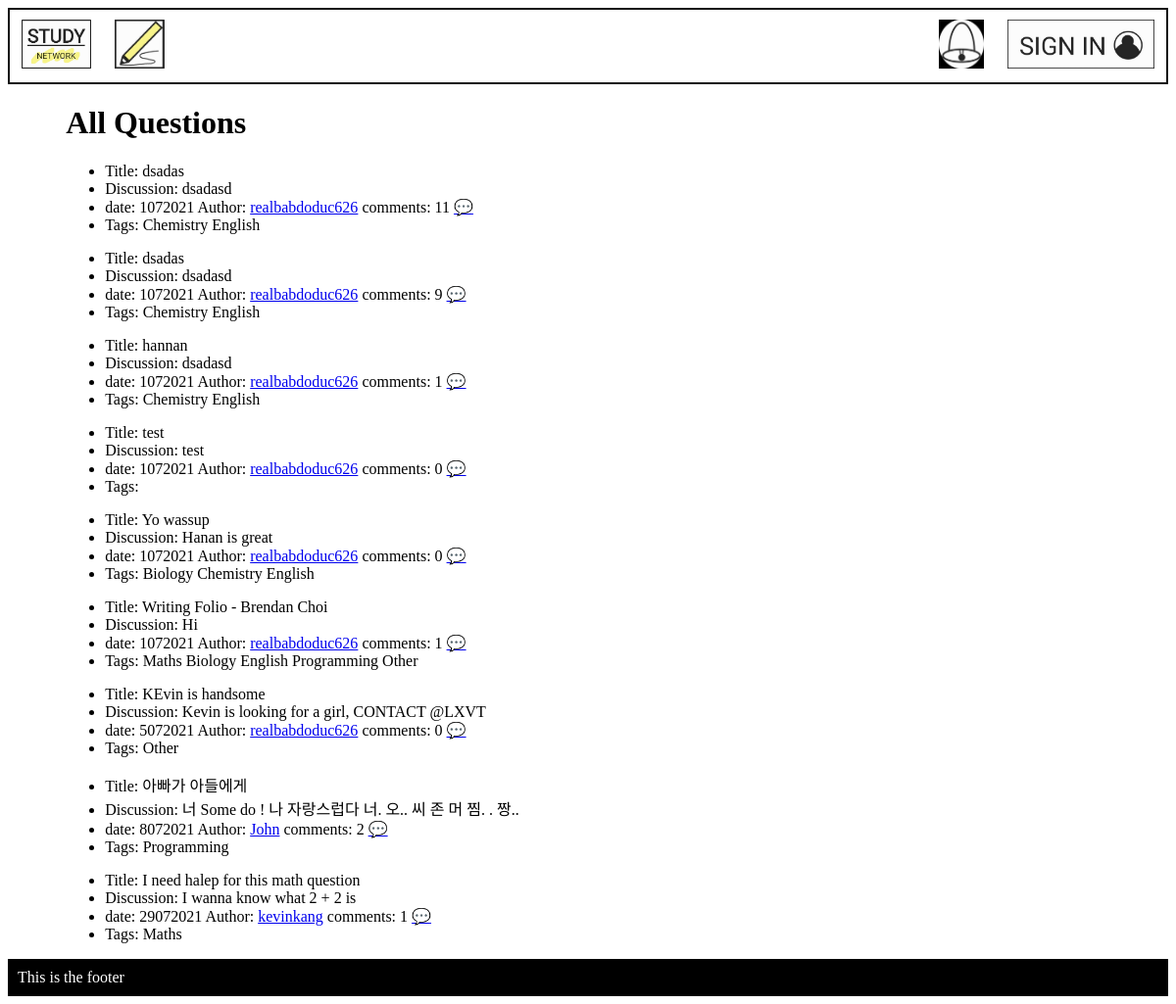
Before: / with the older database file.
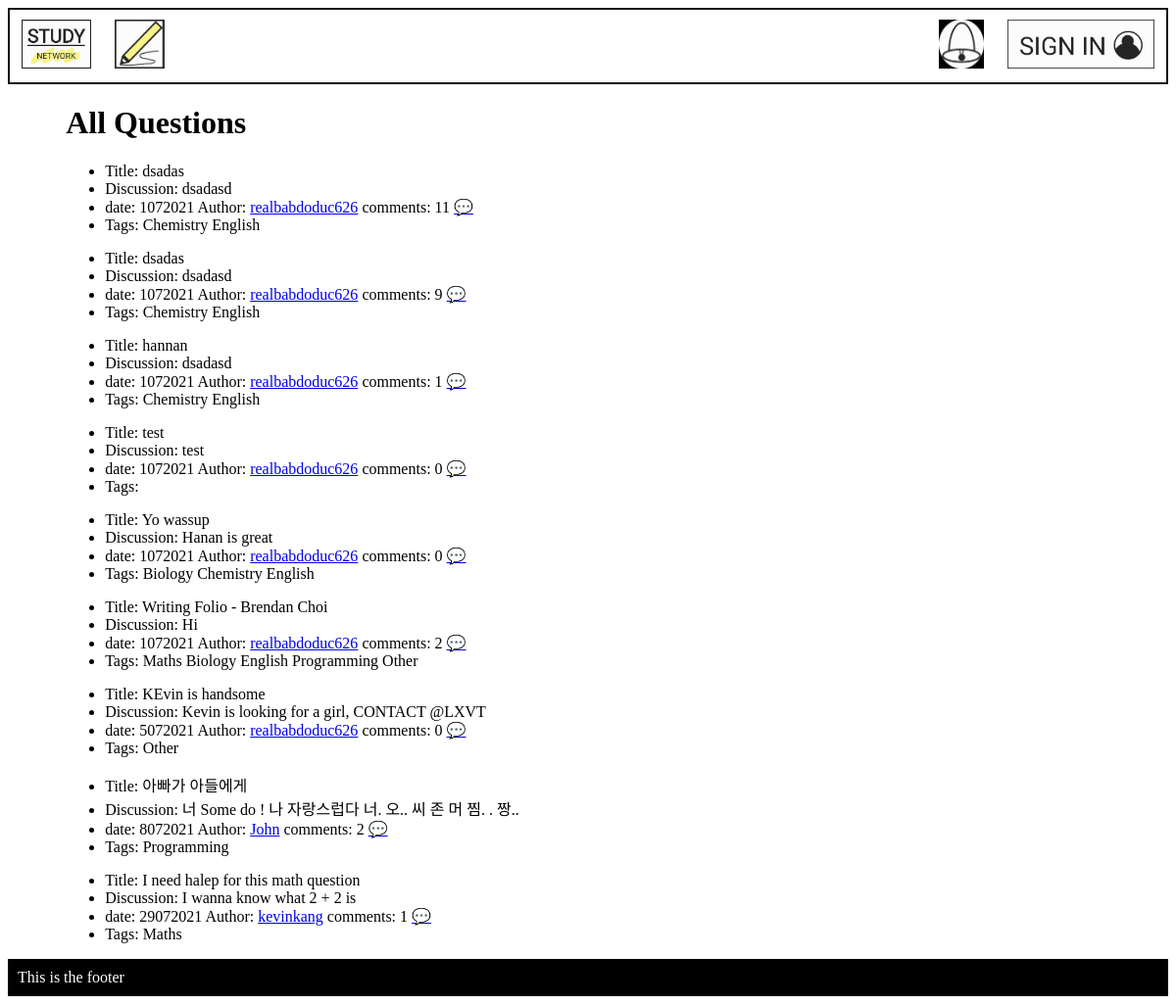
After: the same page with the newer database file.
### models.py (models this page shows)
class Post(db.Model):
    __tablename__ = 'Post'
    id = db.Column(db.Integer, primary_key=True)
    title = db.Column(db.Text)
    discussion = db.Column(db.Text)
    date = db.Column(db.Integer)
    comments = db.Column(db.Integer)
    user_id = db.Column(db.Integer, db.ForeignKey('User.id'))
    post_user = db.relationship('User', back_populates='user_post')
    replies_post = db.relationship('Reply', secondary=PostReply, back_populates='posts_reply')
    categories_post = db.relationship('Category', secondary=PostCategory, back_populates='posts_category')
    notifications_post = db.relationship('Notification', back_populates='posts_notification')
    posts = db.relationship('Comment', back_populates='user')

class User(db.Model):
    __tablename__ = 'User'
    id = db.Column(db.Integer, primary_key=True)
    username = db.Column(db.Text)
    email = db.Column(db.Text)
    password = db.Column(db.Text)
    user_post = db.relationship('Post', back_populates='post_user')
    notifications_user = db.relationship('Notification', back_populates='users_notification')
    users = db.relationship('Comment', back_populates='post')

class Category(db.Model):
    __tablename__ = 'Category'
    id = db.Column(db.Integer, primary_key=True)
    topic = db.Column(db.Text)
    posts_category = db.relationship('Post', secondary=PostCategory, back_populates='categories_post')

### main.py (the view)
@app.route('/', methods=['GET', 'POST'])
def home():
    post = models.Post.query.all()
    return render_template('home.html', posts=post, title='home')

### main.py (called while the page is built)
@app.before_request
def before_request():
    g.logged_in_user = None
    if 'logged_in_user' in session:
        g.logged_in_user = session['logged_in_user']

### templates/home.html
{% extends 'layout.html' %}
{% block content %}
<main>
<h1>All Questions</h1>
{% for post in posts %}
<ul>
    <li class="title">Title: {{ post.title }}</li>
    <li class="discussion">Discussion: {{ post.discussion }}</li>
    <li class="other_information">date: {{ post.date }}  Author: <a href="/profile/{{post.post_user.id}}">{{ post.post_user.username }}</a>  comments: {{ post.comments }}
    {% if g.logged_in_user %}
        <a href="/comment/{{post.id}}">💬</a>
    {% else %}
        <a href="/user">💬</a>
    {% endif %}
    </li>
    <li class="tags">Tags: {% for catego in post.categories_post %}
        {{catego.topic}}
        {% endfor %}
    </li>
</ul>
{% endfor %}
</main>
{% endblock %}

### templates/layout.html (shortened to what this page needs)
<!DOCTYPE html>
<html>
    <head>
        <link rel="stylesheet" href="/static/css/style.css">
    </head>
    <body>
        {% include 'nav.html' %}
        {% block content %}{% endblock %}
        {% include 'footer.html' %}
    </body>
</html>

### templates/nav.html
<nav>
<ul>
    <li><a href="/"><img src="/static/logo/Study_network - Copy.jpg"></a></li>
    <li><a href="/post"><img src="/static/logo/KakaoTalk_20210729_123828148_01.jpg"></a></li>
    {% if g.logged_in_user %}
        <li style = "float:right"><a class="logged_in" href="/profile/{{g.logged_in_user}}"><img src="/static//logo/KakaoTalk_20210802_114208981.jpg"></a></li>
    {% else %}
        <li style = "float:right"></listyle><a class="logged_in" href="/user"><img src="/static/logo/KakaoTalk_20210802_113545184.jpg"></a></li>
    {% endif %}
    <li style = "float:right"><a href="/noti"><img src="/static/logo/KakaoTalk_20210729_123828148_02.jpg"></a></li>
</ul>
</nav>

### templates/footer.html
<footer>
    This is the footer
</footer>

### static/css/style.css (style rules this page uses)
nav ul { list-style-type: none; margin: 0; padding: 0; overflow: hidden; background-color: white; border: 2px solid #111; }
nav li:not(.logged_in) { float: left; }
nav li a { display: block; color: black; text-align: center; padding: 10px 12px; text-decoration: none; }
nav li a img { width: 100%; height: 50px; }
footer { list-style-type: none; margin: 0; padding: 10px; overflow: hidden; background-color: black; color: white; }
body main { display: block; max-width: 90%; margin-left: 5%; }

Changed rows visible on the page:
changed Post "Writing Folio - Brendan Choi": comments "1" → "2"
